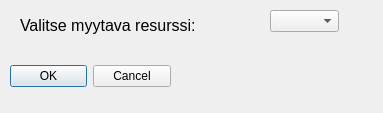
<?xml version="1.0" encoding="UTF-8"?>
<ui version="4.0">
 <class>KauppiasDialogi</class>
 <widget class="QDialog" name="KauppiasDialogi">
  <property name="geometry">
   <rect>
    <x>0</x>
    <y>0</y>
    <width>383</width>
    <height>113</height>
   </rect>
  </property>
  <property name="windowTitle">
   <string>Dialog</string>
  </property>
  <widget class="QDialogButtonBox" name="buttonBox">
   <property name="geometry">
    <rect>
     <x>10</x>
     <y>60</y>
     <width>161</width>
     <height>32</height>
    </rect>
   </property>
   <property name="orientation">
    <enum>Qt::Horizontal</enum>
   </property>
   <property name="standardButtons">
    <set>QDialogButtonBox::Cancel|QDialogButtonBox::Ok</set>
   </property>
  </widget>
  <widget class="QLabel" name="label">
   <property name="geometry">
    <rect>
     <x>20</x>
     <y>10</y>
     <width>231</width>
     <height>31</height>
    </rect>
   </property>
   <property name="font">
    <font>
     <pointsize>12</pointsize>
    </font>
   </property>
   <property name="text">
    <string>Valitse myytava resurssi:</string>
   </property>
  </widget>
  <widget class="QComboBox" name="comboBoxResurssit">
   <property name="geometry">
    <rect>
     <x>270</x>
     <y>10</y>
     <width>69</width>
     <height>22</height>
    </rect>
   </property>
  </widget>
 </widget>
 <resources/>
 <connections>
  <connection>
   <sender>buttonBox</sender>
   <signal>accepted()</signal>
   <receiver>KauppiasDialogi</receiver>
   <slot>accept()</slot>
   <hints>
    <hint type="sourcelabel">
     <x>248</x>
     <y>254</y>
    </hint>
    <hint type="destinationlabel">
     <x>157</x>
     <y>274</y>
    </hint>
   </hints>
  </connection>
  <connection>
   <sender>buttonBox</sender>
   <signal>rejected()</signal>
   <receiver>KauppiasDialogi</receiver>
   <slot>reject()</slot>
   <hints>
    <hint type="sourcelabel">
     <x>316</x>
     <y>260</y>
    </hint>
    <hint type="destinationlabel">
     <x>286</x>
     <y>274</y>
    </hint>
   </hints>
  </connection>
 </connections>
</ui>
